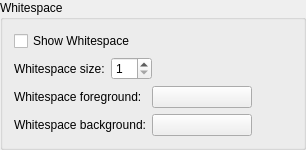
    <widget class="QGroupBox" name="whitespaceGroup">
     <property name="title">
      <string>Whitespace</string>
     </property>
     <layout class="QVBoxLayout" name="verticalLayout_2">
      <item>
       <widget class="QCheckBox" name="whitespaceCheckBox">
        <property name="toolTip">
         <string>Select whether whitspace characters shall be shown</string>
        </property>
        <property name="text">
         <string>Show Whitespace</string>
        </property>
       </widget>
      </item>
      <item>
       <layout class="QHBoxLayout" name="_12">
        <item>
         <widget class="QLabel" name="textLabel1_8">
          <property name="text">
           <string>Whitespace size:</string>
          </property>
         </widget>
        </item>
        <item>
         <widget class="QSpinBox" name="whitespaceSizeSpinBox">
          <property name="toolTip">
           <string>Select the size of the dots used to represent visible whitespace</string>
          </property>
          <property name="minimum">
           <number>1</number>
          </property>
          <property name="maximum">
           <number>10</number>
          </property>
         </widget>
        </item>
        <item>
         <spacer>
          <property name="orientation">
           <enum>Qt::Horizontal</enum>
          </property>
          <property name="sizeType">
           <enum>QSizePolicy::Expanding</enum>
          </property>
          <property name="sizeHint" stdset="0">
           <size>
            <width>40</width>
            <height>20</height>
           </size>
          </property>
         </spacer>
        </item>
       </layout>
      </item>
      <item>
       <layout class="QGridLayout" name="gridLayout_15">
        <item row="0" column="0">
         <widget class="QLabel" name="TextLabel2_2_2_2_2_9">
          <property name="text">
           <string>Whitespace foreground:</string>
          </property>
         </widget>
        </item>
        <item row="0" column="1">
         <widget class="QPushButton" name="whitespaceForegroundButton">
          <property name="minimumSize">
           <size>
            <width>100</width>
            <height>0</height>
           </size>
          </property>
          <property name="toolTip">
           <string>Select the foreground color for visible whitespace</string>
          </property>
          <property name="text">
           <string/>
          </property>
         </widget>
        </item>
        <item row="0" column="2">
         <spacer name="horizontalSpacer_13">
          <property name="orientation">
           <enum>Qt::Horizontal</enum>
          </property>
          <property name="sizeHint" stdset="0">
           <size>
            <width>40</width>
            <height>20</height>
           </size>
          </property>
         </spacer>
        </item>
        <item row="1" column="0">
         <widget class="QLabel" name="TextLabel2_2_2_2_2_10">
          <property name="text">
           <string>Whitespace background:</string>
          </property>
         </widget>
        </item>
        <item row="1" column="1">
         <widget class="QPushButton" name="whitespaceBackgroundButton">
          <property name="minimumSize">
           <size>
            <width>100</width>
            <height>0</height>
           </size>
          </property>
          <property name="toolTip">
           <string>Select the background color for visible whitespace</string>
          </property>
          <property name="text">
           <string/>
          </property>
         </widget>
        </item>
       </layout>
      </item>
     </layout>
    </widget>
